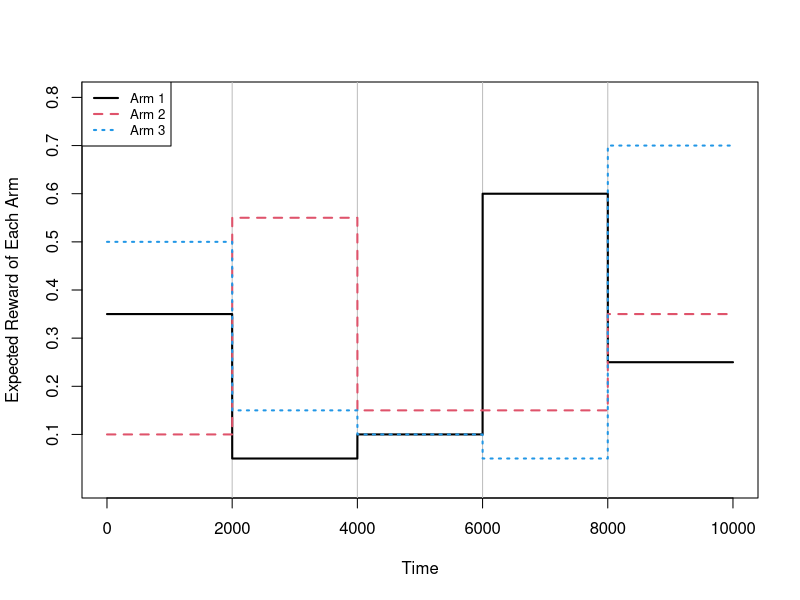

Write R code to recreate this figure. (Note: a time limit stopped this script after it produced the figure.)
# Simulation 3
##############################
# Step 1 Global Setting      
##############################
# number of arms
K = 3
# number of time steps
T.times = 10000
# number of stationary segments
M = 5

# mean of each arm
# mu is all the means of the K arms in M stationary periods
mu1 = c(0.35, 0.05, 0.1, 0.6, 0.25)
mean(mu1)
mu2 = c(0.1, 0.55, 0.15, 0.15, 0.35)
mean(mu2)
mu3 = c(0.5, 0.15, 0.1, 0.05, 0.7)
mean(mu3)
#mu4 = c(0.25, 0.35, 0.25, 0.35)
#mu <- matrix(round(0.7*runif(M*K),3),nrow=K,ncol=M)
mu <- rbind(mu1,mu2,mu3)
mu

mu.all <- matrix(0,nrow=K, ncol=T.times)
for(i in 0:(M-1)){
  mu.all[,(T.times*i/M + 1):(T.times*(i+1)/M)] <- mu[,i+1]
}

# best arm means vector 
mu.best <- apply(mu.all, 2, max)

sd = 0.1

# plot the mu.all
plot(1:T.times, mu.all[1,], type='l', ylim=c(0,0.8), xlab='Time', 
     ylab='Expected Reward of Each Arm', lty=1, axes=F)
axis(side=1)
axis(side=2, at=0.1*c(1:10)); box()
abline(v=(1:(M-1))/M*T.times, col = 'grey')
for(i in 1:K) lines(1:T.times, mu.all[i,], type='l',col=c(1,2,4)[i], lty=i, lwd=2)
legend('topleft',c('Arm 1','Arm 2','Arm 3'),lwd=c(2,2,2),lty = 1:3, col=c(1,2,4), cex=0.8)

set.seed(1)
# 100 replicates
R = 100

arm.selected.UCB.matrix <- matrix(0, nrow=R, ncol=T.times)
reward.UCB.matrix <- matrix(0, nrow=R, ncol=T.times)
regret.UCB.matrix <- matrix(0, nrow=R, ncol=T.times)
cum.regret.UCB.matrix <-  matrix(0, nrow=R, ncol=T.times)

arm.selected.M_UCB.matrix <- matrix(0, nrow=R, ncol=T.times)
reward.M_UCB.matrix <- matrix(0, nrow=R, ncol=T.times)
regret.M_UCB.matrix <- matrix(0, nrow=R, ncol=T.times)
cum.regret.M_UCB.matrix <-  matrix(0, nrow=R, ncol=T.times)
tau.log.M_UCB.matrix <- matrix(0, nrow=R, ncol=T.times)

arm.selected.RM_UCB1.matrix <- matrix(0, nrow=R, ncol=T.times)
reward.RM_UCB1.matrix <- matrix(0, nrow=R, ncol=T.times)
regret.RM_UCB1.matrix <- matrix(0, nrow=R, ncol=T.times)
cum.regret.RM_UCB1.matrix <-  matrix(0, nrow=R, ncol=T.times)
tau.log.RM_UCB1.matrix <- matrix(0, nrow=R, ncol=T.times)

arm.selected.RM_UCB2.matrix <- matrix(0, nrow=R, ncol=T.times)
reward.RM_UCB2.matrix <- matrix(0, nrow=R, ncol=T.times)
regret.RM_UCB2.matrix <- matrix(0, nrow=R, ncol=T.times)
cum.regret.RM_UCB2.matrix <-  matrix(0, nrow=R, ncol=T.times)
tau.log.RM_UCB2.matrix <- matrix(0, nrow=R, ncol=T.times)

arm.selected.RM_UCB3.matrix <- matrix(0, nrow=R, ncol=T.times)
reward.RM_UCB3.matrix <- matrix(0, nrow=R, ncol=T.times)
regret.RM_UCB3.matrix <- matrix(0, nrow=R, ncol=T.times)
cum.regret.RM_UCB3.matrix <-  matrix(0, nrow=R, ncol=T.times)
tau.log.RM_UCB3.matrix <- matrix(0, nrow=R, ncol=T.times)

arm.selected.RM_UCB4.matrix <- matrix(0, nrow=R, ncol=T.times)
reward.RM_UCB4.matrix <- matrix(0, nrow=R, ncol=T.times)
regret.RM_UCB4.matrix <- matrix(0, nrow=R, ncol=T.times)
cum.regret.RM_UCB4.matrix <-  matrix(0, nrow=R, ncol=T.times)
tau.log.RM_UCB4.matrix <- matrix(0, nrow=R, ncol=T.times)

arm.selected.dUCB.matrix <- matrix(0, nrow=R, ncol=T.times)
reward.dUCB.matrix <- matrix(0, nrow=R, ncol=T.times)
regret.dUCB.matrix <- matrix(0, nrow=R, ncol=T.times)
cum.regret.dUCB.matrix <-  matrix(0, nrow=R, ncol=T.times)

arm.selected.SW.matrix <- matrix(0, nrow=R, ncol=T.times)
reward.SW.matrix <- matrix(0, nrow=R, ncol=T.times)
regret.SW.matrix <- matrix(0, nrow=R, ncol=T.times)
cum.regret.SW.matrix <-  matrix(0, nrow=R, ncol=T.times)



system.time(
for(ii in 1:R){
  if(ii%%10==0) cat(ii)
  # reward matrix
  reward.matrix <- matrix(nrow=K, ncol=T.times)
  for(t in 1:T.times) reward.matrix[,t] <- mu.all[,t] + sd*rnorm(K)
  
  
  ##############################
  # Step 2.1 UCB 
  ##############################
  
  # simulate arms by UCB
  arm.selected.UCB <- c()
  num.selections.UCB = rep(0,K)
  sums_of_reward.UCB = rep(0,K)
  reward.UCB <- c()
  regret.UCB <- c()
  
  for(t in 1:T.times){
    ad = 0
    max_upper_bound = 0
    for(i in 1:K){
      if(num.selections.UCB[i] > 0){
        average_reward = sums_of_reward.UCB[i] / num.selections.UCB[i]
        delta_i = sqrt(2 * log(t) / num.selections.UCB[i])
        upper_bound = average_reward + delta_i
      }else{
        upper_bound = 10^400
      }
      if(upper_bound > max_upper_bound){
        max_upper_bound = upper_bound
        ad = i
      }  
    }
    arm.selected.UCB <- c(arm.selected.UCB, ad)
    num.selections.UCB[ad] = num.selections.UCB[ad] + 1
    sums_of_reward.UCB[ad] = sums_of_reward.UCB[ad] + reward.matrix[ad,t]
    reward.UCB <- c(reward.UCB, reward.matrix[ad,t])
    regret.UCB <- c(regret.UCB, mu.best[t] - mu.all[ad,t])
  }
  
  #sums_of_reward.UCB
  #num.selections.UCB
  
  cum.regret.UCB <- cumsum(regret.UCB)
  #cum.regret.UCB[T.times]
  
  arm.selected.UCB.matrix[ii,] <- arm.selected.UCB
  reward.UCB.matrix[ii,] <- reward.UCB
  regret.UCB.matrix[ii,] <- regret.UCB
  cum.regret.UCB.matrix[ii,] <- cum.regret.UCB
}
)
  
  ##############################
  # Step 2.2 M-UCB 
  ##############################
  
system.time(
  for(ii in 1:R){
    if(ii%%10==0) cat(ii)
    # reward matrix
    reward.matrix <- matrix(nrow=K, ncol=T.times)
    for(t in 1:T.times) reward.matrix[,t] <- mu.all[,t] + sd*rnorm(K)
    
  # simulate arms by M_UCB
  arm.selected.M_UCB <- c()
  num.selections.M_UCB = rep(0,K)
  sums_of_reward.M_UCB = rep(0,K)
  reward.M_UCB <- c()
  regret.M_UCB <- c()
  
  # the last change point time
  tau <- 0
  tau.log.M_UCB <- c(tau)
  
  w = 100
  #b = sqrt(w*log(2*K*T.times^2)/2)
  #b = 20
  b = 14
  #gamma = sqrt( (M-1)*K*(2*b+3*sqrt(w))/2/T.times )
  #gamma = 0.01*K
  gamma = 0.01
  
  for(t in 1:T.times){
    ad = 0
    A <- (t-tau)%%floor(K/gamma)
    if(A <= (K-1)){
      ad = A+1
    }else{
      max_upper_bound = 0
      for(i in 1:K){
        if(num.selections.M_UCB[i] > 0){
          average_reward = sums_of_reward.M_UCB[i] / num.selections.M_UCB[i]
          delta_i = sqrt(2 * log(t) / num.selections.M_UCB[i])
          upper_bound = average_reward + delta_i
        }else{
          upper_bound = 10^400
        }
        if(upper_bound > max_upper_bound){
          max_upper_bound = upper_bound
          ad = i
        }  
      }
    }
    
    arm.selected.M_UCB <- c(arm.selected.M_UCB, ad)
    num.selections.M_UCB[ad] = num.selections.M_UCB[ad] + 1
    sums_of_reward.M_UCB[ad] = sums_of_reward.M_UCB[ad] + reward.matrix[ad,t]
    reward.M_UCB <- c(reward.M_UCB, reward.matrix[ad,t])
    regret.M_UCB <- c(regret.M_UCB, mu.best[t] - mu.all[ad,t])
    
    #change detection
    if(num.selections.M_UCB[ad] >= w){
      arm = ad
      arm.current.M_UCB = arm.selected.M_UCB[tau:t]
      reward.current.M_UCB = reward.M_UCB[tau:t]
      data_y = reward.current.M_UCB[arm.current.M_UCB == arm]
      data_y = data_y[(length(data_y)-w+1):length(data_y)]
      sum_first_half = sum(data_y[1:(w/2)])
      sum_second_half = sum(data_y[(w/2+1):w])
      has_detected = abs(sum_first_half - sum_second_half) > b
      if(has_detected){
        tau = t
        tau.log.M_UCB = c(tau.log.M_UCB,tau)
        num.selections.M_UCB = rep(0,K)
        sums_of_reward.M_UCB = rep(0,K)
      }
    }
    
  }
  
  #sums_of_reward.M_UCB
  #num.selections.M_UCB
  #tau.log.M_UCB
  cum.regret.M_UCB <- cumsum(regret.M_UCB)
  #cum.regret.M_UCB[T.times]
  
  arm.selected.M_UCB.matrix[ii,] <- arm.selected.M_UCB
  reward.M_UCB.matrix[ii,] <- reward.M_UCB
  regret.M_UCB.matrix[ii,] <- regret.M_UCB
  cum.regret.M_UCB.matrix[ii,] <- cum.regret.M_UCB
  if(length(tau.log.M_UCB)>1) tau.log.M_UCB.matrix[ii,tau.log.M_UCB[-1]] <- 1
  }  
)
  ##############################
  # Step 2.3 RM-UCB
  ##############################

system.time(
  for(ii in 1:R){
    if(ii%%10==0) cat(ii)
    # reward matrix
    reward.matrix <- matrix(nrow=K, ncol=T.times)
    for(t in 1:T.times) reward.matrix[,t] <- mu.all[,t] + sd*rnorm(K)
    
  # alpha = 0.01
  # simulate arms by RM_UCB
  arm.selected.RM_UCB <- c()
  num.selections.RM_UCB = rep(0,K)
  sums_of_reward.RM_UCB = rep(0,K)
  reward.RM_UCB <- c()
  regret.RM_UCB <- c()
  
  # the last change point time
  tau <- 0
  tau.log.RM_UCB <- c(tau)
  for(i in 1:K){
    assign(paste("mathcalA", i, sep=""), c(0))
  }

  w = 100
  #b = sqrt(w*log(2*K*T.times^2)/2)
  b = 13
  #gamma = sqrt( (M-1)*K*(2*b+3*sqrt(w))/2/T.times )
  gamma = 0.01*K
  gamma = 0.01
  gamma = 0.02
  alpha = 0.01
  
  for(t in 1:T.times){
    ad = 0
    A <- (t-tau)%%floor(K/gamma)
    if(A <= (K-1)){
      ad = A+1
    }else{
      max_upper_bound = 0
      for(i in 1:K){
        if(num.selections.RM_UCB[i] > 0){
          average_reward = sums_of_reward.RM_UCB[i] / num.selections.RM_UCB[i]
          delta_i = sqrt(2 * log(t) / num.selections.RM_UCB[i])
          upper_bound = average_reward + delta_i
        }else{
          upper_bound = 10^400
        }
        if(upper_bound > max_upper_bound){
          max_upper_bound = upper_bound
          ad = i
        }  
      }
    }
    
    arm.selected.RM_UCB <- c(arm.selected.RM_UCB, ad)
    num.selections.RM_UCB[ad] = num.selections.RM_UCB[ad] + 1
    sums_of_reward.RM_UCB[ad] = sums_of_reward.RM_UCB[ad] + reward.matrix[ad,t]
    reward.RM_UCB <- c(reward.RM_UCB, reward.matrix[ad,t])
    regret.RM_UCB <- c(regret.RM_UCB, mu.best[t] - mu.all[ad,t])
    
    #change detection
    if(num.selections.RM_UCB[ad] >= w){
      arm = ad
      arm.current.RM_UCB = arm.selected.RM_UCB[tau:t]
      reward.current.RM_UCB = reward.RM_UCB[tau:t]
      data_y = reward.current.RM_UCB[arm.current.RM_UCB == arm]
      data_y = data_y[(length(data_y)-w+1):length(data_y)]
      sum_first_half = sum(data_y[1:(w/2)])
      sum_second_half = sum(data_y[(w/2+1):w])
      
      a <- 0
      D <- 20
      if(length(get(paste("mathcalA", arm, sep=""))) >= D){
        a <-  quantile(get(paste("mathcalA", arm, sep="")), 1-alpha)
      }
      
      if(abs(sum_first_half - sum_second_half) < a){
        xx = abs(sum_first_half - sum_second_half)
      }else{
        xx = a
      }
      
      has_detected = xx**2 > b**2
      
      if(has_detected){
        tau = t
        tau.log.RM_UCB = c(tau.log.RM_UCB,tau)
        num.selections.RM_UCB = rep(0,K)
        sums_of_reward.RM_UCB = rep(0,K)
        for(i in 1:K){
          assign(paste("mathcalA", i, sep=""), c(0))
        }
      }else{
        newmclA = c(get(paste("mathcalA", arm, sep="")), abs(sum_first_half - sum_second_half))
        assign(paste("mathcalA", arm, sep=""), newmclA)
      }
    }
    
  }
  
  
  #sums_of_reward.RM_UCB
  #num.selections.RM_UCB
  #tau.log.RM_UCB
  cum.regret.RM_UCB <- cumsum(regret.RM_UCB)
  #cum.regret.RM_UCB[T.times]
  
  arm.selected.RM_UCB1.matrix[ii,] <- arm.selected.RM_UCB
  reward.RM_UCB1.matrix[ii,] <- reward.RM_UCB
  regret.RM_UCB1.matrix[ii,] <- regret.RM_UCB
  cum.regret.RM_UCB1.matrix[ii,] <- cum.regret.RM_UCB
  if(length(tau.log.RM_UCB)>1) tau.log.RM_UCB1.matrix[ii,tau.log.RM_UCB[-1]] <- 1
  }
)

system.time(
  for(ii in 1:R){
    if(ii%%10==0) cat(ii)
    # reward matrix
    reward.matrix <- matrix(nrow=K, ncol=T.times)
    for(t in 1:T.times) reward.matrix[,t] <- mu.all[,t] + sd*rnorm(K)
    
  # alpha = 0.025
  # simulate arms by RM_UCB
  arm.selected.RM_UCB <- c()
  num.selections.RM_UCB = rep(0,K)
  sums_of_reward.RM_UCB = rep(0,K)
  reward.RM_UCB <- c()
  regret.RM_UCB <- c()
  
  # the last change point time
  tau <- 0
  tau.log.RM_UCB <- c(tau)
  for(i in 1:K){
    assign(paste("mathcalA", i, sep=""), c(0))
  }

  
  w = 100
  #b = sqrt(w*log(2*K*T.times^2)/2)
  b = 14
  #gamma = sqrt( (M-1)*K*(2*b+3*sqrt(w))/2/T.times )
  gamma = 0.01*K
  gamma = 0.02
  alpha = 0.025
  
  system.time(  
  for(t in 1:T.times){
    ad = 0
    A <- (t-tau)%%floor(K/gamma)
    if(A <= (K-1)){
      ad = A+1
    }else{
      max_upper_bound = 0
      for(i in 1:K){
        if(num.selections.RM_UCB[i] > 0){
          average_reward = sums_of_reward.RM_UCB[i] / num.selections.RM_UCB[i]
          delta_i = sqrt(2 * log(t) / num.selections.RM_UCB[i])
          upper_bound = average_reward + delta_i
        }else{
          upper_bound = 10^400
        }
        if(upper_bound > max_upper_bound){
          max_upper_bound = upper_bound
          ad = i
        }  
      }
    }
    
    arm.selected.RM_UCB <- c(arm.selected.RM_UCB, ad)
    num.selections.RM_UCB[ad] = num.selections.RM_UCB[ad] + 1
    sums_of_reward.RM_UCB[ad] = sums_of_reward.RM_UCB[ad] + reward.matrix[ad,t]
    reward.RM_UCB <- c(reward.RM_UCB, reward.matrix[ad,t])
    regret.RM_UCB <- c(regret.RM_UCB, mu.best[t] - mu.all[ad,t])
    
    #change detection
    if(num.selections.RM_UCB[ad] >= w){
      arm = ad
      arm.current.RM_UCB = arm.selected.RM_UCB[tau:t]
      reward.current.RM_UCB = reward.RM_UCB[tau:t]
      data_y = reward.current.RM_UCB[arm.current.RM_UCB == arm]
      data_y = data_y[(length(data_y)-w+1):length(data_y)]
      sum_first_half = sum(data_y[1:(w/2)])
      sum_second_half = sum(data_y[(w/2+1):w])
      
      a <- 0
      D <- 22
      if(length(get(paste("mathcalA", arm, sep=""))) >= D){
        a <-  quantile(get(paste("mathcalA", arm, sep="")), 1-alpha)
      }
      
      if(abs(sum_first_half - sum_second_half) < a){
        xx = abs(sum_first_half - sum_second_half)
      }else{
        xx = a
      }
      
      has_detected = xx**2 > b**2
      
      if(has_detected){
        tau = t
        tau.log.RM_UCB = c(tau.log.RM_UCB,tau)
        num.selections.RM_UCB = rep(0,K)
        sums_of_reward.RM_UCB = rep(0,K)
        for(i in 1:K){
          assign(paste("mathcalA", i, sep=""), c(0))
        }
      }else{
        newmclA = c(get(paste("mathcalA", arm, sep="")), abs(sum_first_half - sum_second_half))
        assign(paste("mathcalA", arm, sep=""), newmclA)
      }
    }
    
  })
  
  
  #sums_of_reward.RM_UCB
  #num.selections.RM_UCB
  #tau.log.RM_UCB
  cum.regret.RM_UCB <- cumsum(regret.RM_UCB)
  #cum.regret.RM_UCB[T.times]
  
  arm.selected.RM_UCB2.matrix[ii,] <- arm.selected.RM_UCB
  reward.RM_UCB2.matrix[ii,] <- reward.RM_UCB
  regret.RM_UCB2.matrix[ii,] <- regret.RM_UCB
  cum.regret.RM_UCB2.matrix[ii,] <- cum.regret.RM_UCB
  if(length(tau.log.RM_UCB)>1) tau.log.RM_UCB2.matrix[ii,tau.log.RM_UCB[-1]] <- 1
    }
) 

system.time(
  for(ii in 1:R){
    if(ii%%10==0) cat(ii)
    # reward matrix
    reward.matrix <- matrix(nrow=K, ncol=T.times)
    for(t in 1:T.times) reward.matrix[,t] <- mu.all[,t] + sd*rnorm(K)
    
  # alpha = 0.05
  # simulate arms by RM_UCB
  arm.selected.RM_UCB <- c()
  num.selections.RM_UCB = rep(0,K)
  sums_of_reward.RM_UCB = rep(0,K)
  reward.RM_UCB <- c()
  regret.RM_UCB <- c()
  
  # the last change point time
  tau <- 0
  tau.log.RM_UCB <- c(tau)
  for(i in 1:K){
    assign(paste("mathcalA", i, sep=""), c(0))
  }

  
  w = 100
  #b = sqrt(w*log(2*K*T.times^2)/2)
  b = 12
  #gamma = sqrt( (M-1)*K*(2*b+3*sqrt(w))/2/T.times )
  gamma = 0.01*K
  gamma = 0.02
  alpha = 0.05
  
  for(t in 1:T.times){
    ad = 0
    A <- (t-tau)%%floor(K/gamma)
    if(A <= (K-1)){
      ad = A+1
    }else{
      max_upper_bound = 0
      for(i in 1:K){
        if(num.selections.RM_UCB[i] > 0){
          average_reward = sums_of_reward.RM_UCB[i] / num.selections.RM_UCB[i]
          delta_i = sqrt(2 * log(t) / num.selections.RM_UCB[i])
          upper_bound = average_reward + delta_i
        }else{
          upper_bound = 10^400
        }
        if(upper_bound > max_upper_bound){
          max_upper_bound = upper_bound
          ad = i
        }  
      }
    }
    
    arm.selected.RM_UCB <- c(arm.selected.RM_UCB, ad)
    num.selections.RM_UCB[ad] = num.selections.RM_UCB[ad] + 1
    sums_of_reward.RM_UCB[ad] = sums_of_reward.RM_UCB[ad] + reward.matrix[ad,t]
    reward.RM_UCB <- c(reward.RM_UCB, reward.matrix[ad,t])
    regret.RM_UCB <- c(regret.RM_UCB, mu.best[t] - mu.all[ad,t])
    
    #change detection
    if(num.selections.RM_UCB[ad] >= w){
      arm = ad
      arm.current.RM_UCB = arm.selected.RM_UCB[tau:t]
      reward.current.RM_UCB = reward.RM_UCB[tau:t]
      data_y = reward.current.RM_UCB[arm.current.RM_UCB == arm]
      data_y = data_y[(length(data_y)-w+1):length(data_y)]
      sum_first_half = sum(data_y[1:(w/2)])
      sum_second_half = sum(data_y[(w/2+1):w])
      
      a<-0
      D <- 40
      if(length(get(paste("mathcalA", arm, sep=""))) >= D){
        a <-  quantile(get(paste("mathcalA", arm, sep="")), 1-alpha)
      }
      
      if(abs(sum_first_half - sum_second_half) < a){
        xx = abs(sum_first_half - sum_second_half)
      }else{
        xx = a
      }
      
      has_detected = xx**2 > b**2
      
      if(has_detected){
        tau = t
        tau.log.RM_UCB = c(tau.log.RM_UCB,tau)
        num.selections.RM_UCB = rep(0,K)
        sums_of_reward.RM_UCB = rep(0,K)
        for(i in 1:K){
          assign(paste("mathcalA", i, sep=""), c(0))
        }
      }else{
        newmclA = c(get(paste("mathcalA", arm, sep="")), abs(sum_first_half - sum_second_half))
        assign(paste("mathcalA", arm, sep=""), newmclA)
      }
    }
    
  }
  
  
  #sums_of_reward.RM_UCB
  #num.selections.RM_UCB
  #tau.log.RM_UCB
  cum.regret.RM_UCB <- cumsum(regret.RM_UCB)
  #cum.regret.RM_UCB[T.times]
  
  arm.selected.RM_UCB3.matrix[ii,] <- arm.selected.RM_UCB
  reward.RM_UCB3.matrix[ii,] <- reward.RM_UCB
  regret.RM_UCB3.matrix[ii,] <- regret.RM_UCB
  cum.regret.RM_UCB3.matrix[ii,] <- cum.regret.RM_UCB
  if(length(tau.log.RM_UCB)>1) tau.log.RM_UCB3.matrix[ii,tau.log.RM_UCB[-1]] <- 1
  }
)


system.time(
  for(ii in 1:R){
    if(ii%%10==0) cat(ii)
    # reward matrix
    reward.matrix <- matrix(nrow=K, ncol=T.times)
    for(t in 1:T.times) reward.matrix[,t] <- mu.all[,t] + sd*rnorm(K)
    
  # alpha = 0.1
  # simulate arms by RM_UCB
  arm.selected.RM_UCB <- c()
  num.selections.RM_UCB = rep(0,K)
  sums_of_reward.RM_UCB = rep(0,K)
  reward.RM_UCB <- c()
  regret.RM_UCB <- c()
  
  # the last change point time
  tau <- 0
  tau.log.RM_UCB <- c(tau)
  for(i in 1:K){
    assign(paste("mathcalA", i, sep=""), c(0))
  }
  
  #delta = 0.05
  #w = (4/delta^2)*( sqrt(log(2*K*T.times^2)) + sqrt(log(2*T.times)) )^2
  w = 100
  #b = sqrt(w*log(2*K*T.times^2)/2)
  b = 8
  #gamma = sqrt( (M-1)*K*(2*b+3*sqrt(w))/2/T.times )
  gamma = 0.01*K
  gamma = 0.02
  alpha = 0.1
  
  for(t in 1:T.times){
    ad = 0
    A <- (t-tau)%%floor(K/gamma)
    if(A <= (K-1)){
      ad = A+1
    }else{
      max_upper_bound = 0
      for(i in 1:K){
        if(num.selections.RM_UCB[i] > 0){
          average_reward = sums_of_reward.RM_UCB[i] / num.selections.RM_UCB[i]
          delta_i = sqrt(2 * log(t) / num.selections.RM_UCB[i])
          upper_bound = average_reward + delta_i
        }else{
          upper_bound = 10^400
        }
        if(upper_bound > max_upper_bound){
          max_upper_bound = upper_bound
          ad = i
        }  
      }
    }
    
    arm.selected.RM_UCB <- c(arm.selected.RM_UCB, ad)
    num.selections.RM_UCB[ad] = num.selections.RM_UCB[ad] + 1
    sums_of_reward.RM_UCB[ad] = sums_of_reward.RM_UCB[ad] + reward.matrix[ad,t]
    reward.RM_UCB <- c(reward.RM_UCB, reward.matrix[ad,t])
    regret.RM_UCB <- c(regret.RM_UCB, mu.best[t] - mu.all[ad,t])
    
    #change detection
    if(num.selections.RM_UCB[ad] >= w){
      arm = ad
      arm.current.RM_UCB = arm.selected.RM_UCB[tau:t]
      reward.current.RM_UCB = reward.RM_UCB[tau:t]
      data_y = reward.current.RM_UCB[arm.current.RM_UCB == arm]
      data_y = data_y[(length(data_y)-w+1):length(data_y)]
      sum_first_half = sum(data_y[1:(w/2)])
      sum_second_half = sum(data_y[(w/2+1):w])
      
      a <-0
      D <- 30
      if(length(get(paste("mathcalA", arm, sep=""))) >= D){
        a <-  quantile(get(paste("mathcalA", arm, sep="")), 1-alpha)
      }
      
      if(abs(sum_first_half - sum_second_half) < a){
        xx = abs(sum_first_half - sum_second_half)
      }else{
        xx = a
      }
      
      has_detected = xx**2 > b**2
      
      if(has_detected){
        tau = t
        tau.log.RM_UCB = c(tau.log.RM_UCB,tau)
        num.selections.RM_UCB = rep(0,K)
        sums_of_reward.RM_UCB = rep(0,K)
        for(i in 1:K){
          assign(paste("mathcalA", i, sep=""), c(0))
        }
      }else{
        newmclA = c(get(paste("mathcalA", arm, sep="")), abs(sum_first_half - sum_second_half))
        assign(paste("mathcalA", arm, sep=""), newmclA)
      }
    }
    
  }

  
  #sums_of_reward.RM_UCB
  #num.selections.RM_UCB
  #tau.log.RM_UCB
  cum.regret.RM_UCB <- cumsum(regret.RM_UCB)
  #cum.regret.RM_UCB[T.times]
  
  arm.selected.RM_UCB4.matrix[ii,] <- arm.selected.RM_UCB
  reward.RM_UCB4.matrix[ii,] <- reward.RM_UCB
  regret.RM_UCB4.matrix[ii,] <- regret.RM_UCB
  cum.regret.RM_UCB4.matrix[ii,] <- cum.regret.RM_UCB
  if(length(tau.log.RM_UCB)>1) tau.log.RM_UCB4.matrix[ii,tau.log.RM_UCB[-1]] <- 1
  }
)

  ##############################
  # Step 2.4 D-UCB 
  ##############################
system.time(
  for(ii in 1:R){
    if(ii%%10==0) cat(ii)
    # reward matrix
    reward.matrix <- matrix(nrow=K, ncol=T.times)
    for(t in 1:T.times) reward.matrix[,t] <- mu.all[,t] + sd*rnorm(K)
    
  #: Default parameter for gamma.
  gamma.d = 1-0.25*sqrt((M-1)/T.times)
  #gamma.d = 0.99
  
  # simulate arms by D-UCB
  arm.selected.dUCB <- c()
  num.selections.dUCB = rep(0,K)
  sums_of_reward.dUCB = rep(0,K)
  reward.dUCB <- c()
  regret.dUCB <- c()
  
  for(t in 1:T.times){
    ad = 0
    max_upper_bound = 0
    
    n_t_gamma <- sum(num.selections.dUCB)
    
    for(i in 1:K){
      if(num.selections.dUCB[i] > 0){
        average_reward = sums_of_reward.dUCB[i] / num.selections.dUCB[i]
        delta_i = sqrt(0.5 * log(n_t_gamma) / num.selections.dUCB[i])
        upper_bound = average_reward + delta_i
      }else{
        upper_bound = 10^400
      }
      if(upper_bound > max_upper_bound){
        max_upper_bound = upper_bound
        ad = i
      }  
    }
    arm.selected.dUCB <- c(arm.selected.dUCB, ad)
    
    num.selections.dUCB = num.selections.dUCB*gamma.d
    sums_of_reward.dUCB = sums_of_reward.dUCB*gamma.d
    
    num.selections.dUCB[ad] = num.selections.dUCB[ad] + 1
    sums_of_reward.dUCB[ad] = sums_of_reward.dUCB[ad] + reward.matrix[ad,t]
    
    reward.dUCB <- c(reward.dUCB, reward.matrix[ad,t])
    regret.dUCB <- c(regret.dUCB, mu.best[t] - mu.all[ad,t])
  }
  
  #sums_of_reward.dUCB
  #num.selections.dUCB
  
  cum.regret.dUCB <- cumsum(regret.dUCB)
  #cum.regret.dUCB[T.times]
  
  #plot(1:T.times, cum.regret.dUCB, type='l')
  #plot(1:T.times, cumsum(reward.dUCB), type='l')
  
  arm.selected.dUCB.matrix[ii,] <- arm.selected.dUCB
  reward.dUCB.matrix[ii,] <- reward.dUCB
  regret.dUCB.matrix[ii,] <- regret.dUCB
  cum.regret.dUCB.matrix[ii,] <- cum.regret.dUCB
    }
)
  ##############################
  # Step 2.5 SW-UCB 
  ##############################
system.time(
  for(ii in 1:R){
    if(ii%%10==0) cat(ii)
    # reward matrix
    reward.matrix <- matrix(nrow=K, ncol=T.times)
    for(t in 1:T.times) reward.matrix[,t] <- mu.all[,t] + sd*rnorm(K)
    
  tau.sw = round(2*sqrt(T.times*log(T.times)/(M-1)))
  tau.sw = 1000
  tau.sw = 600
  #tau.sw=tau.sw/2
  # simulate arms by SW
  arm.selected.SW <- c()
  reward.SW <- c()
  regret.SW <- c()
  
  for(t in 1:T.times){
    ad = 0
    max_upper_bound = 0
    now = length(arm.selected.SW)
    for(i in 1:K){
      num.selections.SW = 0
      num.selections.SW = sum(arm.selected.SW[(max(now-tau.sw,0)+1):now] == i)
      if(num.selections.SW > 0){
        sums_of_reward.SW = sum((reward.SW[(max(now-tau.sw,0)+1):now])[arm.selected.SW[(max(now-tau.sw,0)+1):now] == i])
        average_reward = sums_of_reward.SW / num.selections.SW
        delta_i = sqrt( log(min(t,tau.sw)) / num.selections.SW)
        upper_bound = average_reward + delta_i
      }else{
        upper_bound = 10^400
      }
      if(upper_bound > max_upper_bound){
        max_upper_bound = upper_bound
        ad = i
      }  
    }
    arm.selected.SW <- c(arm.selected.SW, ad)
    reward.SW <- c(reward.SW, reward.matrix[ad,t])
    regret.SW <- c(regret.SW, mu.best[t] - mu.all[ad,t])
  }
  
  #table(arm.selected.SW)
  cum.regret.SW <- cumsum(regret.SW)
  #cum.regret.SW[T.times]
  
  arm.selected.SW.matrix[ii,] <- arm.selected.SW
  reward.SW.matrix[ii,] <- reward.SW
  regret.SW.matrix[ii,] <- regret.SW
  cum.regret.SW.matrix[ii,] <- cum.regret.SW
}
)

  

##############################
# Step Result and Plot
##############################

# plot
#y1 =apply(cum.regret.M_UCB.matrix,2,function(x){quantile(x,0.5)})
y1 =apply(cum.regret.M_UCB.matrix,2, mean)
y2 =apply(cum.regret.RM_UCB1.matrix,2,mean)
y3 =apply(cum.regret.RM_UCB2.matrix,2,mean)
y4 =apply(cum.regret.RM_UCB3.matrix,2,mean)
y5 =apply(cum.regret.RM_UCB4.matrix,2,mean)

y1[T.times]
y2[T.times]
y3[T.times]
y4[T.times]
y5[T.times]
 
plot(1:T.times, y1, type='l',col=1, xlab='Time',
     ylab='Expected Cumulative Regret', 
     ylim=c(0,max(c(y1,y2,y3,y4,y5))))
lines(1:T.times, y1, type='l',col=1, lwd=2, lty=1)
lines(1:T.times, y2, type='l',col=2, lwd=2, lty=2)
lines(1:T.times, y3, type='l',col=3, lwd=3, lty=3)
lines(1:T.times, y4, type='l',col=4, lwd=4, lty=4)
lines(1:T.times, y5, type='l',col=5, lwd=5, lty=5)
 
legend('topleft',c('M-UCB','RCD-UCB.S1','RCD-UCB.S2','RCD-UCB.S3','RCD-UCB.S4'),lwd=c(2,2,2,2),lty = 1:5, col=1:5, cex=0.8)


# change point
mean(apply(tau.log.M_UCB.matrix,1,sum))
sd(apply(tau.log.M_UCB.matrix,1,sum))
mean(apply(tau.log.RM_UCB1.matrix,1,sum))
sd(apply(tau.log.RM_UCB1.matrix,1,sum))
mean(apply(tau.log.RM_UCB2.matrix,1,sum))
sd(apply(tau.log.RM_UCB2.matrix,1,sum))
mean(apply(tau.log.RM_UCB3.matrix,1,sum))
sd(apply(tau.log.RM_UCB3.matrix,1,sum))
mean(apply(tau.log.RM_UCB4.matrix,1,sum))
sd(apply(tau.log.RM_UCB4.matrix,1,sum))

 
# compare with others
mean(cum.regret.UCB.matrix[,T.times])
sd(cum.regret.UCB.matrix[,T.times])
mean(cum.regret.M_UCB.matrix[,T.times])
sd(cum.regret.M_UCB.matrix[,T.times])
mean(cum.regret.RM_UCB2.matrix[,T.times])
sd(cum.regret.RM_UCB2.matrix[,T.times])
mean(cum.regret.dUCB.matrix[,T.times])
sd(cum.regret.dUCB.matrix[,T.times])
mean(cum.regret.SW.matrix[,T.times])
sd(cum.regret.SW.matrix[,T.times])
mean(cum.regret.RM_UCB1.matrix[,T.times])
sd(cum.regret.RM_UCB1.matrix[,T.times])
mean(cum.regret.RM_UCB3.matrix[,T.times])
sd(cum.regret.RM_UCB3.matrix[,T.times])
mean(cum.regret.RM_UCB4.matrix[,T.times])
sd(cum.regret.RM_UCB4.matrix[,T.times])
